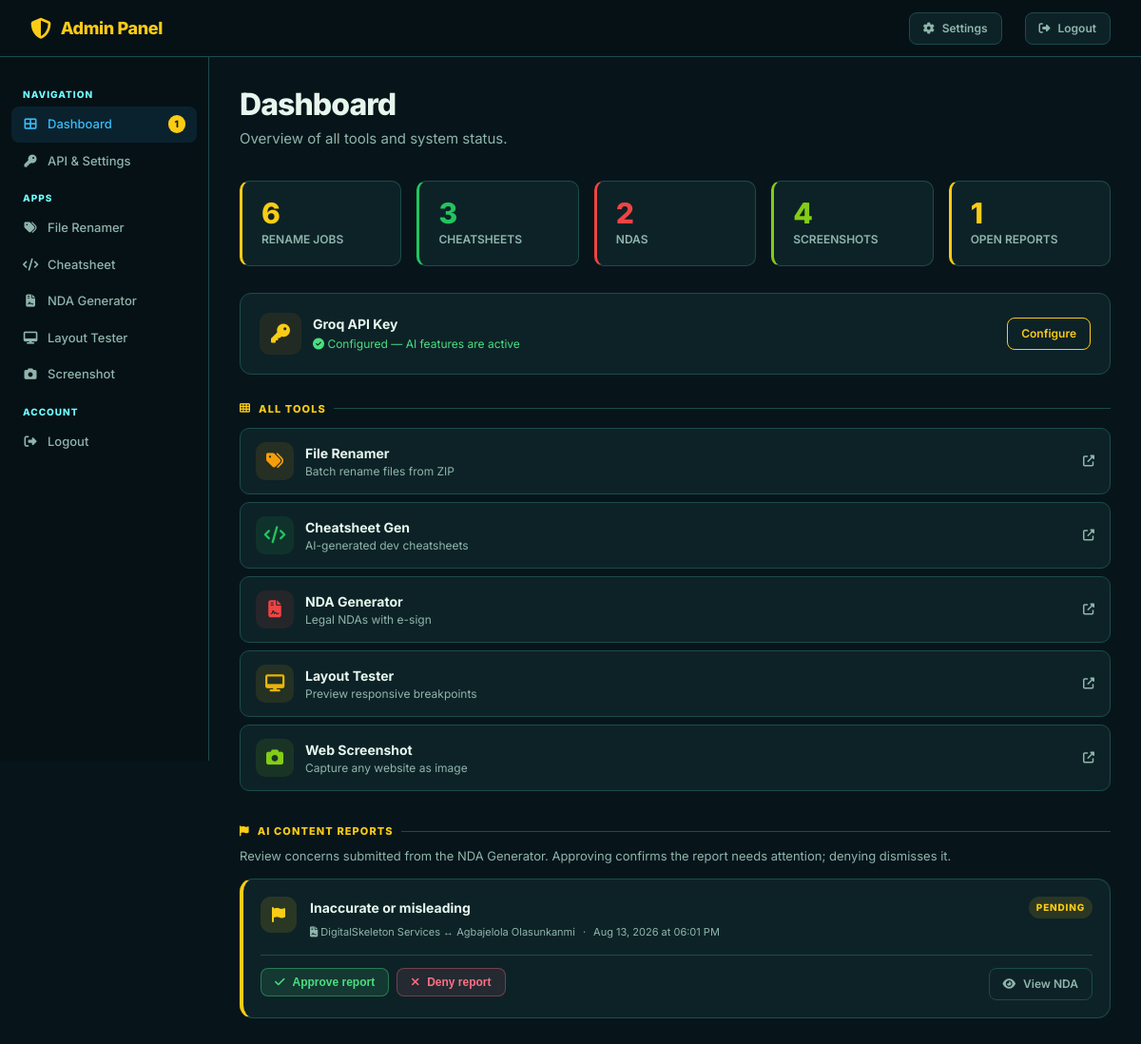
/admin/ (signed in), run on the app's committed database.
### models.py (models this page shows)
class ContentReport(db.Model):
    __tablename__ = "content_reports"
    id = db.Column(db.Integer, primary_key=True)
    document_id = db.Column(db.Integer, db.ForeignKey("nda_documents.id"), nullable=False)
    reason = db.Column(db.String(120), nullable=False)
    details = db.Column(db.Text, default="")
    status = db.Column(db.String(20), default="pending", nullable=False)
    created_at = db.Column(db.DateTime, default=datetime.utcnow)
    reviewed_at = db.Column(db.DateTime)
    document = db.relationship("NDADocument", backref=db.backref("reports", lazy=True))

class NDADocument(db.Model):
    __tablename__ = "nda_documents"
    id = db.Column(db.Integer, primary_key=True)
    party_a = db.Column(db.String(200))
    party_b = db.Column(db.String(200))
    content = db.Column(db.Text)
    signature_a = db.Column(db.Text)
    signature_b = db.Column(db.Text)
    signed_at = db.Column(db.DateTime)
    created_at = db.Column(db.DateTime, default=datetime.utcnow)

### apps/admin/__init__.py (the view)
@admin_bp.route("/")
@require_admin
def dashboard():
    stats = {
        "rename_jobs": RenameJob.query.count(),
        "cheatsheets": CheatSheet.query.count(),
        "ndas": NDADocument.query.count(),
        "screenshots": Screenshot.query.count(),
        "pending_reports": ContentReport.query.filter_by(status="pending").count(),
    }
    settings = {s.key: s.value for s in Setting.query.all()}
    reports = ContentReport.query.order_by(
        ContentReport.status.asc(), ContentReport.created_at.desc()
    ).limit(50).all()
    return render_template("admin/dashboard.html", stats=stats, settings=settings, reports=reports)

### apps/admin/__init__.py (called while the page is built)
def require_admin(f):
    from functools import wraps
    @wraps(f)
    def decorated(*args, **kwargs):
        if not session.get("admin_logged_in"):
            return redirect(url_for("admin.login"))
        return f(*args, **kwargs)
    return decorated

### templates/admin/dashboard.html (shortened to what this page needs)
<!DOCTYPE html>
<html lang="en">
<head>
  <link href="https://cdnjs.cloudflare.com/ajax/libs/font-awesome/6.5.0/css/all.min.css" rel="stylesheet">
  <link rel="stylesheet" href="/static/css/web.css">
</head>
<body>
<nav class="topnav" style="background:var(--nav-bg);border-bottom:1px solid var(--border);">
  <div class="topnav-brand" style="color:var(--accent);">
    <i class="fas fa-shield-alt"></i> Admin Panel
  </div>
  <a href="/admin/settings" class="btn btn-ghost btn-sm" style="color:var(--text-muted);"><i class="fas fa-cog"></i> Settings</a>
  <a href="/admin/logout" class="btn btn-ghost btn-sm" style="color:var(--text-muted);margin-left:8px;"><i class="fas fa-sign-out-alt"></i> Logout</a>
</nav>
<div class="admin-layout">
  <aside class="sidebar">
    <div class="nav-label">Navigation</div>
    <a href="/admin" class="nav-item active"><i class="fas fa-th-large"></i> Dashboard {% if stats.pending_reports %}<span style="margin-left:auto;background:var(--accent);color:#17200a;border-radius:20px;padding:2px 7px;font-size:10px;font-weight:800;">{{ stats.pending_reports }}</span>{% endif %}</a>
    <a href="/admin/settings" class="nav-item"><i class="fas fa-key"></i> API & Settings</a>
    <div class="nav-label">Apps</div>
    <a href="/rename" class="nav-item" target="_blank"><i class="fas fa-tags"></i> File Renamer</a>
    <a href="/programcheat" class="nav-item" target="_blank"><i class="fas fa-code"></i> Cheatsheet</a>
    <a href="/ndagen" class="nav-item" target="_blank"><i class="fas fa-file-contract"></i> NDA Generator</a>
    <a href="/reslayout" class="nav-item" target="_blank"><i class="fas fa-desktop"></i> Layout Tester</a>
    <a href="/webscreen" class="nav-item" target="_blank"><i class="fas fa-camera"></i> Screenshot</a>
    <div class="nav-label">Account</div>
    <a href="/admin/logout" class="nav-item"><i class="fas fa-sign-out-alt"></i> Logout</a>
  </aside>
  <main class="content">
    <div class="page-header">
      <h1>Dashboard</h1>
      <p>Overview of all tools and system status.</p>
    </div>
    <div class="stat-row">
      <div class="stat"><div class="stat-value">{{ stats.rename_jobs }}</div><div class="stat-label">Rename Jobs</div></div>
      <div class="stat" style="border-left-color:#22c55e;"><div class="stat-value" style="color:#22c55e;">{{ stats.cheatsheets }}</div><div class="stat-label">Cheatsheets</div></div>
      <div class="stat" style="border-left-color:#ef4444;"><div class="stat-value" style="color:#ef4444;">{{ stats.ndas }}</div><div class="stat-label">NDAs</div></div>
      <div class="stat" style="border-left-color:#84cc16;"><div class="stat-value" style="color:#84cc16;">{{ stats.screenshots }}</div><div class="stat-label">Screenshots</div></div>
      <div class="stat" style="border-left-color:#facc15;"><div class="stat-value" style="color:#facc15;">{{ stats.pending_reports }}</div><div class="stat-label">Open Reports</div></div>
    </div>
    <div style="background:var(--surface);border:1px solid var(--border);border-radius:12px;padding:20px;margin-bottom:28px;">
      <div style="display:flex;align-items:center;gap:12px;">
        <div style="width:44px;height:44px;border-radius:10px;background:rgba(217,119,6,0.1);display:flex;align-items:center;justify-content:center;">
          <i class="fas fa-key" style="color:var(--accent);font-size:20px;"></i>
        </div>
        <div style="flex:1;">
          <div style="font-size:14px;font-weight:700;">Groq API Key</div>
          <div style="font-size:12px;color:var(--text-muted);margin-top:2px;">
            {% if settings.get('GROQ_API_KEY') %}
            <span style="color:#4ade80;"><i class="fas fa-check-circle"></i> Configured — AI features are active</span>
            {% else %}
            <span style="color:#ef4444;"><i class="fas fa-exclamation-triangle"></i> Not set — Cheatsheet & NDA tools won't work</span>
            {% endif %}
          </div>
        </div>
        <a href="/admin/settings" class="btn btn-outline btn-sm">Configure</a>
      </div>
    </div>
    <div class="section-label"><i class="fas fa-th"></i> All Tools</div>
    {% for url, icon, name, desc, bg, color in [
      ('/rename','fa-tags','File Renamer','Batch rename files from ZIP','rgba(245,158,11,0.1)','#f59e0b'),
      ('/programcheat','fa-code','Cheatsheet Gen','AI-generated dev cheatsheets','rgba(34,197,94,0.1)','#22c55e'),
      ('/ndagen','fa-file-contract','NDA Generator','Legal NDAs with e-sign','rgba(239,68,68,0.1)','#ef4444'),
      ('/reslayout','fa-desktop','Layout Tester','Preview responsive breakpoints','rgba(234,179,8,0.1)','#eab308'),
      ('/webscreen','fa-camera','Web Screenshot','Capture any website as image','rgba(132,204,22,0.1)','#84cc16'),
    ] %}
    <a href="{{ url }}" class="app-link" target="_blank">
      <div class="app-icon" style="background:{{ bg }};color:{{ color }};"><i class="fas {{ icon }}"></i></div>
      <div style="flex:1;">
        <div style="font-size:14px;font-weight:700;">{{ name }}</div>
        <div style="font-size:12px;color:var(--text-muted);">{{ desc }}</div>
      </div>
      <i class="fas fa-external-link-alt" style="color:var(--text-muted);font-size:12px;"></i>
    </a>
    <div id="reports" class="section-label" style="margin-top:34px;"><i class="fas fa-flag"></i> AI Content Reports</div>
    <p style="font-size:13px;color:var(--text-muted);margin:-4px 0 14px;">Review concerns submitted from the NDA Generator. Approving confirms the report needs attention; denying dismisses it.</p>
    {% if reports %}
      {% for report in reports %}
      <div class="report-card {{ report.status }}">
        <div style="display:flex;align-items:flex-start;gap:14px;">
          <div style="width:38px;height:38px;border-radius:11px;background:{% if report.status == 'pending' %}rgba(250,204,21,.12){% elif report.status == 'approved' %}rgba(74,222,128,.12){% else %}rgba(251,113,133,.1){% endif %};color:{% if report.status == 'pending' %}var(--accent){% elif report.status == 'approved' %}var(--green){% else %}var(--red){% endif %};display:flex;align-items:center;justify-content:center;flex-shrink:0;"><i class="fas fa-flag"></i></div>
          <div style="flex:1;min-width:0;">
            <div style="display:flex;justify-content:space-between;gap:10px;align-items:center;flex-wrap:wrap;">
              <strong style="font-size:14px;">{{ report.reason }}</strong>
              <span class="report-status {{ report.status }}">{{ report.status }}</span>
            </div>
            <div class="report-meta" style="margin-top:6px;"><span><i class="fas fa-file-contract"></i> {{ report.document.party_a }} ↔ {{ report.document.party_b }}</span><span>·</span><span>{{ report.created_at.strftime('%b %d, %Y at %I:%M %p') }}</span></div>
          </div>
        </div>
        {% if report.status == 'pending' %}
        <div class="report-actions">
          <form method="POST" action="/admin/reports/{{ report.id }}/approve"><button class="btn btn-approve btn-sm" type="submit"><i class="fas fa-check"></i> Approve report</button></form>
          <form method="POST" action="/admin/reports/{{ report.id }}/deny"><button class="btn btn-deny btn-sm" type="submit"><i class="fas fa-xmark"></i> Deny report</button></form>
          <a href="/ndagen/pdf/{{ report.document.id }}" target="_blank" class="btn btn-ghost btn-sm" style="margin-left:auto;"><i class="fas fa-eye"></i> View NDA</a>
        </div>
        {% elif report.reviewed_at %}
        <div class="report-meta" style="margin-top:12px;">Reviewed {{ report.reviewed_at.strftime('%b %d, %Y at %I:%M %p') }}</div>
        {% endif %}
      </div>
      {% endfor %}
    {% else %}
      <div class="card" style="text-align:center;padding:30px;color:var(--text-muted);"><i class="fas fa-circle-check" style="font-size:25px;color:var(--green);margin-bottom:10px;"></i><p style="font-size:13px;">No AI content reports yet.</p></div>
    {% endif %}
  </main>
</div>
</body>
</html>

### static/css/web.css (style rules this page uses)
*, *::before, *::after { box-sizing: border-box; margin: 0; padding: 0; }
body { font-family: 'Inter', 'Segoe UI', system-ui, sans-serif; background: var(--bg); color: var(--text); min-height: 100vh; line-height: 1.5; }
a { color: inherit; text-decoration: none; }
.topnav { display: flex; align-items: center; padding: 0 32px; height: 60px; background: var(--nav-bg); border-bottom: 2px solid var(--accent); gap: 16px; flex-shrink: 0; position: sticky; top: 0; z-index: 100; }
.topnav-brand { display: flex; align-items: center; gap: 10px; font-size: 18px; font-weight: 800; color: var(--accent); letter-spacing: -0.02em; }
.topnav-brand i { font-size: 22px; }
.page-header { margin-bottom: 32px; }
.page-header h1 { font-size: 32px; font-weight: 800; color: var(--text); letter-spacing: -0.03em; line-height: 1.1; }
.page-header p { margin-top: 8px; font-size: 15px; color: var(--text-muted); }
.btn { display: inline-flex; align-items: center; gap: 8px; padding: 10px 20px; border-radius: 8px; font-size: 14px; font-weight: 600; cursor: pointer; border: none; transition: all 0.15s; white-space: nowrap; }
.btn-outline { background: transparent; color: var(--accent); border: 1.5px solid var(--accent); }
.btn-ghost { background: var(--surface); color: var(--text-muted); border: 1px solid var(--border); }
.btn-sm { padding: 7px 14px; font-size: 12px; }
.section-label { font-size: 11px; font-weight: 800; color: var(--accent); text-transform: uppercase; letter-spacing: 0.1em; margin-bottom: 12px; display: flex; align-items: center; gap: 8px; }
.section-label::after { content: ''; flex: 1; height: 1px; background: var(--border); }
.stat-row { display: flex; gap: 16px; margin-bottom: 28px; flex-wrap: wrap; }
.stat { flex: 1; min-width: 120px; background: var(--surface); border: 1px solid var(--border); border-radius: 10px; padding: 18px 20px; border-left: 3px solid var(--accent); }
.stat-value { font-size: 30px; font-weight: 800; color: var(--accent); line-height: 1; }
.stat-label { font-size: 12px; color: var(--text-muted); margin-top: 4px; font-weight: 600; text-transform: uppercase; }
.admin-layout { display: grid; grid-template-columns: 240px 1fr; min-height: calc(100vh - 60px); }

### data on the page
ContentReport: reason "Inaccurate or misleading", status "PENDING", document.party_a "DigitalSkeleton Services", document.party_b "Agbajelola Olasunkanmi", created_at "Aug 13, 2026 at 06:01 PM"

### other printed values
{{ stats.pending_reports }} "1"
{{ stats.rename_jobs }} "6"
{{ stats.cheatsheets }} "3"
{{ stats.ndas }} "2"
{{ stats.screenshots }} "4"
{{ name }} "File Renamer" "Cheatsheet Gen" "NDA Generator" "Layout Tester" "Web Screenshot"
{{ desc }} "Batch rename files from ZIP" "AI-generated dev cheatsheets" "Legal NDAs with e-sign" "Preview responsive breakpoints" "Capture any website as image"
